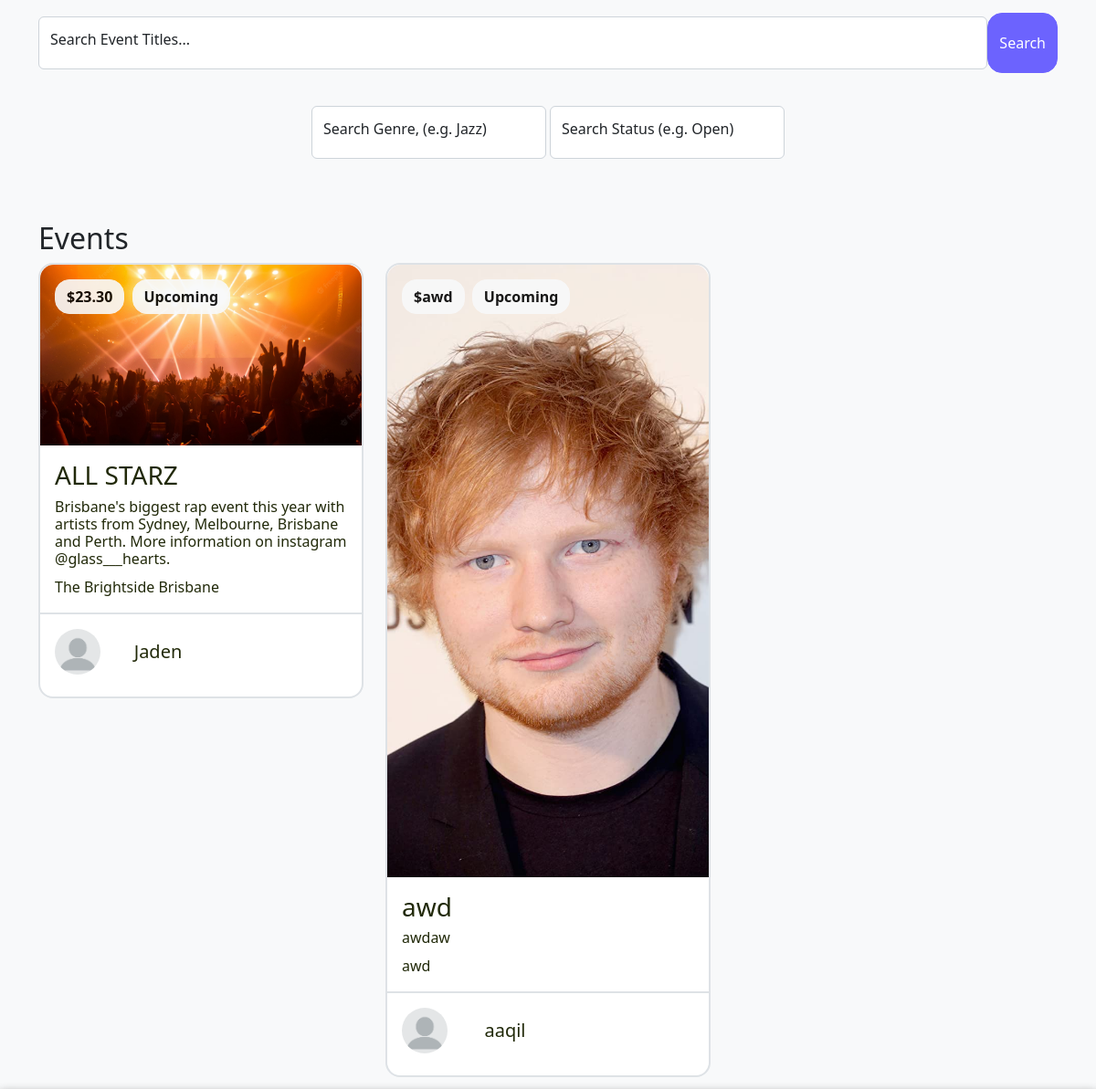
Before: / (middle part) with the older database file.
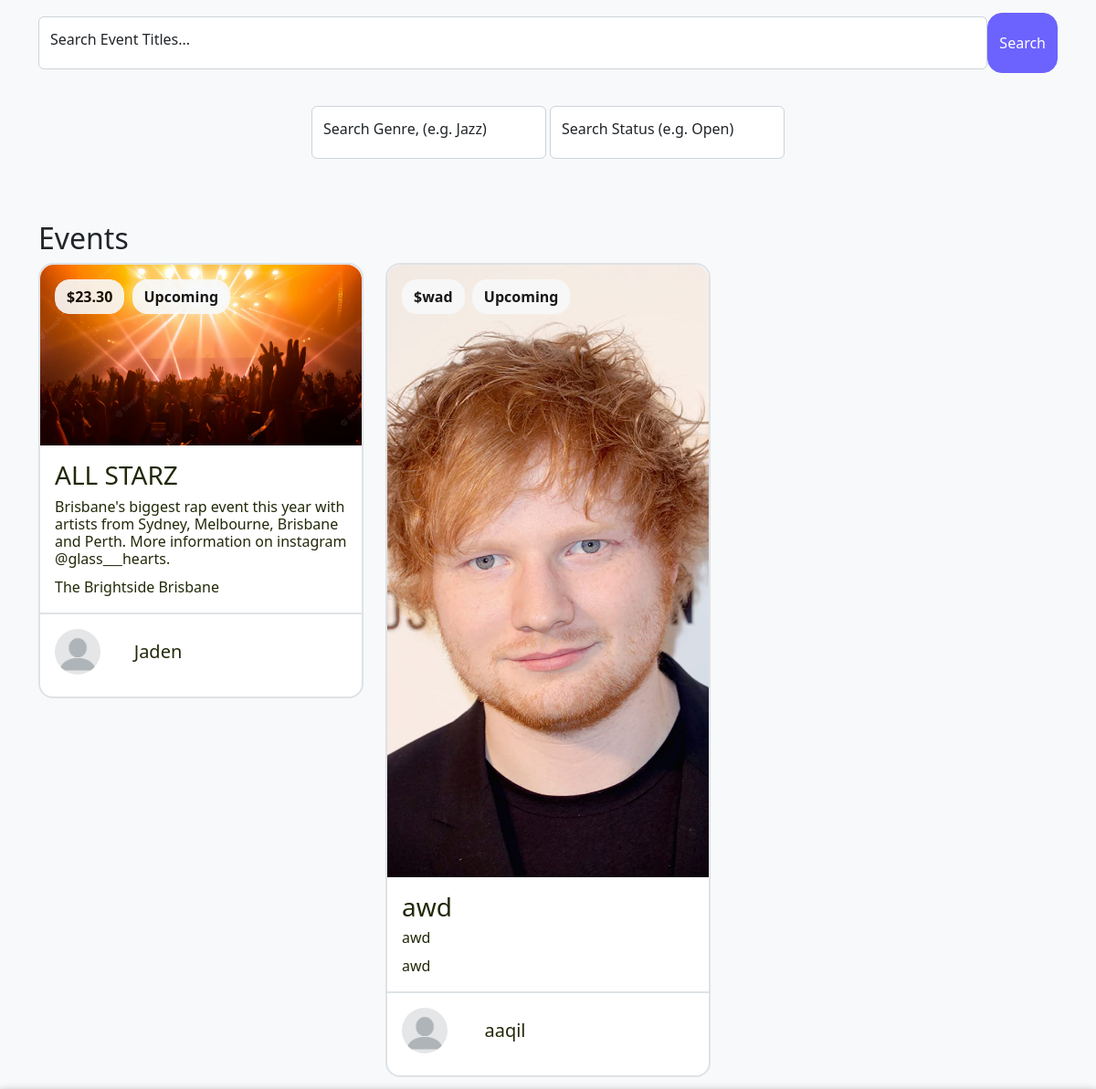
After: the same page with the newer database file.
### website/models.py (models this page shows, shortened)
class Destination(db.Model):
    __tablename__ = 'destinations'
    id = db.Column(db.Integer, primary_key=True)
    name = db.Column(db.String(80))
    venue = db.Column(db.String(80))
    genre = db.Column(db.String(40))
    ticketPrice = db.Column(db.String(5))
    overview = db.Column(db.String(50))
    description = db.Column(db.String(200))
    status = db.Column(db.String(20))
    image = db.Column(db.String(400))
    user_id = db.Column(db.String(3), db.ForeignKey('users.id'))
    comments = db.relationship('Comment', backref='destination')

class User(db.Model, UserMixin):
    __tablename__='users' # good practice to specify table name
    id = db.Column(db.Integer, primary_key=True)
    name = db.Column(db.String(100), index=True, unique=True, nullable=False)
    emailid = db.Column(db.String(100), index=True, nullable=False)
    password_hash = db.Column(db.String(255), nullable=False)
    comments = db.relationship('Comment', backref='user')
    destination = db.relationship('Destination', backref='user')

### website/views.py (the view)
@mainbp.route('/')
def index():
    destinations = Destination.query.all()
    return render_template('index.html', destinations=destinations)

### website/templates/index.html (shortened to what this page needs)
<html>
<head>
<link href={{ url_for('static', filename='css/bootstrap.min.css') }} rel="stylesheet">
</head>
<link href={{ url_for('static', filename='static/css/headers') }} rel="stylesheet">
<link href={{ url_for('static', filename='static/css/bootstrap.bundle.min.js') }} rel="stylesheet">
<div class="bg-light">
  <div>
<div class="container py-3">
<div class="d-grid gap-2 d-sm-flex justify-content-sm-center py-2">
</div>
<div class="input-group mb-3 ">
        <form class="form-floating form-inline d-flex flex-nowrap" action="{{url_for('main.search')}}" >
          <input type="text" name="search" class="form-control flex-grow-1 my-1 mr-sm-2" id="SearchForm" placeholder="Search Event Titles">
          <label for="floatingInputGroup1">Search Event Titles...</label>
          <button type="submit" class="flex-shrink-1 btn btn-primary">Search</button>
        </form>
  </div>
<div class="d-grid gap-1 d-sm-flex justify-content-sm-center mb-0">
    <div class="dropdown">
      <form class="form-floating form-inline d-flex flex-nowrap" action="{{url_for('main.Options')}}" >
        <input type="text" class="form-control flex-grow-1 my-1 mr-sm-2" placeholder="search" name="Options">
        <label for="floatingInputGroup1">Search Genre, (e.g. Jazz)</label>
      </form>
    </div>
    <div class="dropdown">
      <form class="form-floating form-inline d-flex flex-nowrap" action="{{url_for('main.Status')}}" >
        <input type="text" class="form-control flex-grow-1 my-1 mr-sm-2" name="Status" placeholder="search">
        <label for="floatingInputGroup1">Search Status (e.g. Open)</label>
      </form>
    </div>
</div>
<br><br>
<h2>Events</h2>
<div class="row row-cols-1 row-cols-md-3 g-4">
  {% for destination in destinations %}
  <div class="col">
    <div class="card btn1">
      <a href={{url_for('destination.show', id=destination.id)}}>
      <img src={{destination.image}} class="card-img-top" alt="...">
      <div class="card-img-overlay me-2">
        <button type="button" class="btn btn-light me-1" disabled><b>${{destination.ticketPrice}}</b></button>
        <button type="button" class="btn btn-light" disabled><b>{{destination.status}}</b></button>
      </div>
    </a>
      <div class="row">
        <div class="col">
          <div class="card-body">
            <h3 class="card-title panel">{{destination.name}}</h3>
            <h6 class="card-text">{{destination.overview}}</h6>
            <h7 class="card-text">{{destination.venue}}</h7>
          </div>
        </div>
      </div>
      <ul class="list-group list-group-flush">
        <div class="row">
          <div class="col-md-2">
            <div class="card-body">
              <img src="static/image/icon.png" alt="mdo" width="50" height="50" class="rounded-circle align-items-center">
            </div>
          </div>
          <div class="col-md-5">
            <h5 class="card-body test1">{{destination.user.name}}</h5>
          </div>
        </div>
      </ul>
    </div>
  </div>
  {% endfor %}
</div>
</div>
</div>
</body>
</html>

### website/templates/index.html (style rules this page uses)
.test1 { line-height: 50px; }
.panel { display:block; text-decoration:none; }

Changed rows visible on the page:
changed Destination "awd": ticketPrice "awd" → "wad"; overview "awdaw" → "awd"
